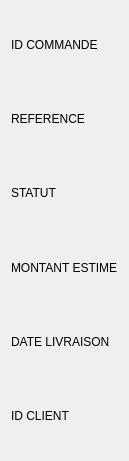
     <widget class="QWidget" name="layoutWidget_2">
      <property name="geometry">
       <rect>
        <x>10</x>
        <y>90</y>
        <width>121</width>
        <height>461</height>
       </rect>
      </property>
      <layout class="QVBoxLayout" name="verticalLayout_3">
       <item>
        <widget class="QLabel" name="label_7">
         <property name="text">
          <string>ID COMMANDE</string>
         </property>
         <property name="wordWrap">
          <bool>false</bool>
         </property>
        </widget>
       </item>
       <item>
        <widget class="QLabel" name="label_8">
         <property name="text">
          <string>REFERENCE</string>
         </property>
        </widget>
       </item>
       <item>
        <widget class="QLabel" name="label_11">
         <property name="text">
          <string>STATUT</string>
         </property>
        </widget>
       </item>
       <item>
        <widget class="QLabel" name="label_13">
         <property name="text">
          <string>MONTANT ESTIME</string>
         </property>
        </widget>
       </item>
       <item>
        <widget class="QLabel" name="label_14">
         <property name="text">
          <string>DATE LIVRAISON</string>
         </property>
        </widget>
       </item>
       <item>
        <widget class="QLabel" name="label_15">
         <property name="text">
          <string>ID CLIENT</string>
         </property>
        </widget>
       </item>
      </layout>
     </widget>
